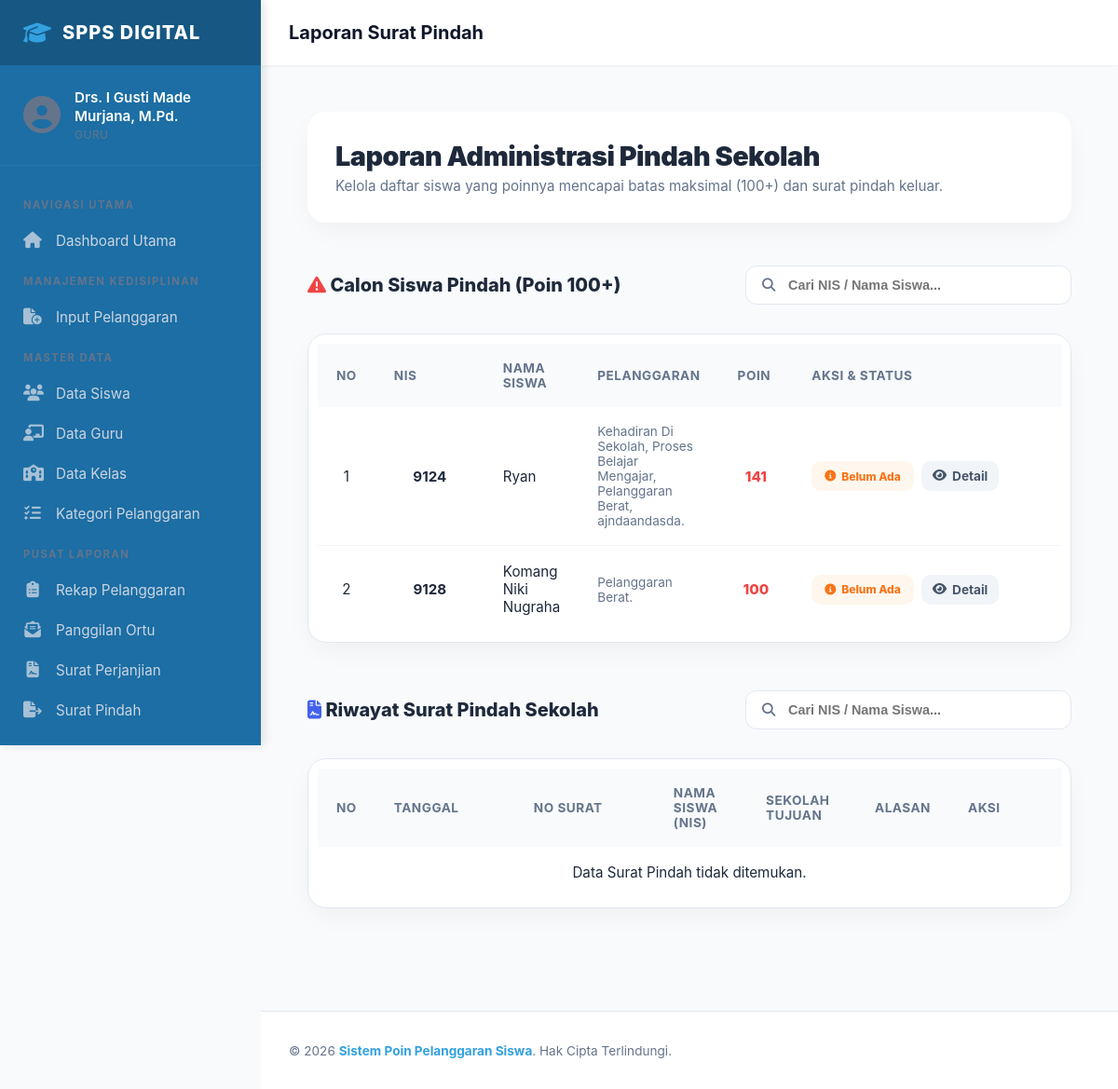
The page /pages/laporan/list_pindah.php (signed in) on the database its author committed.
### tables this page shows
CREATE TABLE `siswa` (
  `nis` int(5) NOT NULL,
  `nama_siswa` varchar(50) DEFAULT NULL,
  `jenis_kelamin` enum('Laki - Laki','Perempuan') DEFAULT NULL,
  `alamat` varchar(100) DEFAULT NULL,
  `password` varchar(70) DEFAULT NULL,
  `status` enum('aktif','tidak_aktif','lulus','pindah') DEFAULT NULL,
  `id_ortu_wali` int(5) DEFAULT NULL,
  `id_kelas` int(3) DEFAULT NULL
);

### pages/laporan/list_pindah.php (the view, shortened to what this page needs)
<?php
include ROOTPATH . "/config/config.php";
include ROOTPATH . "/includes/header.php";
function tampilkanJenisPelanggaran($conn, $nis_siswa) {
    $query = mysqli_query($conn,
        "SELECT DISTINCT jenis FROM pelanggaran_siswa JOIN jenis_pelanggaran USING(id_jenis_pelanggaran) WHERE nis = '$nis_siswa'"
    );
    $daftar = [];
    while ($baris = mysqli_fetch_assoc($query)) {
        $daftar[] = htmlspecialchars($baris['jenis']);
    }
    if (!empty($daftar)) {
        echo implode(', ', $daftar) . '.';
    }
}
$keyword_calon = isset($_GET['cari_daftar_siswa']) ? mysqli_real_escape_string($conn, $_GET['cari_daftar_siswa']) : '';
$sql_calon = "
    SELECT main.*, sub.total_poin
    FROM (
        SELECT siswa.*, sk.tanggal_pembuatan_surat AS tanggal_surat, sp.status AS status_dokumen, sp.foto_dokumen, sk.id_surat_pindah
        FROM siswa
        JOIN pelanggaran_siswa USING(nis)
        LEFT JOIN surat_keluar sk ON siswa.nis = sk.nis AND sk.jenis_surat = 'Pindah Sekolah'
        LEFT JOIN surat_pindah sp USING(id_surat_pindah)
        WHERE siswa.status = 'aktif'
          AND (siswa.nama_siswa LIKE '%$keyword_calon%' OR siswa.nis LIKE '%$keyword_calon%')
        GROUP BY siswa.nis, sk.id_surat_pindah, sk.tanggal_pembuatan_surat, sp.status, sp.foto_dokumen
        ORDER BY siswa.nis, sk.tanggal_pembuatan_surat DESC
    ) main
    JOIN (
        SELECT nis, SUM(poin) AS total_poin FROM pelanggaran_siswa JOIN jenis_pelanggaran USING(id_jenis_pelanggaran) GROUP BY nis
    ) sub USING(nis)
    WHERE sub.total_poin >= 100
";
$hasil_calon = mysqli_query($conn, $sql_calon);
$keyword_surat = isset($_GET['cari']) ? mysqli_real_escape_string($conn, $_GET['cari']) : '';
$result_surat_pindah = mysqli_query($conn,
    "SELECT * FROM surat_keluar JOIN siswa USING(nis) JOIN surat_pindah USING(id_surat_pindah)
     WHERE jenis_surat = 'Pindah Sekolah'
     AND (nama_siswa LIKE '%$keyword_surat%' OR nis LIKE '%$keyword_surat%')
     ORDER BY tanggal_pembuatan_surat DESC"
);
?>
<link rel="stylesheet" href="/poin_pelanggaran_siswa/css/pages/laporan/list_pindah.css">
<div class="list-pindah-wrapper animate-fade-in">
    <header class="page-header-premium">
        <div class="header-info">
            <h2>Laporan Administrasi Pindah Sekolah</h2>
            <p>Kelola daftar siswa yang poinnya mencapai batas maksimal (100+) dan surat pindah keluar.</p>
        </div>
    </header>
    <div class="section-header">
        <h3><i class="fas fa-exclamation-triangle" style="color: #ef4444;"></i> Calon Siswa Pindah (Poin 100+)</h3>
        <form action="" method="get" class="search-container">
            <i class="fas fa-search"></i>
            <input type="text" name="cari_daftar_siswa" value="<?= htmlspecialchars($keyword_calon) ?>" placeholder="Cari NIS / Nama Siswa..." autocomplete="off">
        </form>
    </div>
    <div class="table-card">
        <table class="modern-table">
            <thead>
                <tr>
                    <th width="50">No</th>
                    <th width="120">NIS</th>
                    <th>Nama Siswa</th>
                    <th>Pelanggaran</th>
                    <th width="80">Poin</th>
                    <th width="300">Aksi & Status</th>
                </tr>
            </thead>
            <tbody>
                <?php
                $no = 1;
                if (mysqli_num_rows($hasil_calon) == 0) {
                    echo "<tr><td colspan='6' align='center'>Tidak ada siswa dengan poin 100+ saat ini.</td></tr>";
                } else {
                    while ($data_siswa = mysqli_fetch_assoc($hasil_calon)) {
                        $status_class = ($data_siswa['status_dokumen'] == "Selesai") ? "status-success" : (($data_siswa['status_dokumen'] == "Masih Proses") ? "status-progress" : "status-pending");
                        $status_label = ($data_siswa['status_dokumen'] == "Selesai") ? "Selesai" : (($data_siswa['status_dokumen'] == "Masih Proses") ? "Masih Proses" : "Belum Ada");
                        $status_icon = ($data_siswa['status_dokumen'] == "Selesai") ? "fa-check-circle" : (($data_siswa['status_dokumen'] == "Masih Proses") ? "fa-clock" : "fa-info-circle");
                ?>
                <tr>
                    <td align="center"><?= $no++ ?></td>
                    <td align="center"><strong><?= htmlspecialchars($data_siswa['nis']) ?></strong></td>
                    <td><?= htmlspecialchars($data_siswa['nama_siswa']) ?></td>
                    <td style="font-size: 0.85rem; color: #64748b;"><?php tampilkanJenisPelanggaran($conn, $data_siswa['nis']); ?></td>
                    <td align="center"><span style="color: #ef4444; font-weight: 800;"><?= $data_siswa['total_poin'] ?></span></td>
                    <td>
                        <div class="btn-action-group">
                            <span class="status-badge <?= $status_class ?>"><i class="fas <?= $status_icon ?>"></i> <?= $status_label ?></span>
                            <?php if ($data_siswa['status_dokumen'] == NULL) { ?>
                                <a href="/poin_pelanggaran_siswa/pages/laporan/detail_pelanggaran.php?nis=<?= $data_siswa['nis'] ?>&from=list_pindah.php" class="btn-action btn-detail"><i class="fas fa-eye"></i> Detail</a>
                            <?php } elseif ($data_siswa['status_dokumen'] == "Selesai") { ?>
                                <a href="/poin_pelanggaran_siswa/assets/images/<?= htmlspecialchars($data_siswa['foto_dokumen']) ?>" target="_blank" class="btn-action btn-view"><i class="fas fa-image"></i> Lihat Dokumen</a>
                            <?php } ?>
                        </div>
                    </td>
                </tr>
                <?php } } ?>
            </tbody>
        </table>
    </div>
    <div class="section-header">
        <h3><i class="fas fa-file-contract" style="color: var(--primary);"></i> Riwayat Surat Pindah Sekolah</h3>
        <form action="" method="get" class="search-container">
            <i class="fas fa-search"></i>
            <input type="text" name="cari" value="<?= htmlspecialchars($keyword_surat) ?>" placeholder="Cari NIS / Nama Siswa..." autocomplete="off">
        </form>
    </div>
    <div class="table-card">
        <table class="modern-table">
            <thead>
                <tr>
                    <th width="50">No</th>
                    <th width="150">Tanggal</th>
                    <th width="150">No Surat</th>
                    <th>Nama Siswa (NIS)</th>
                    <th>Sekolah Tujuan</th>
                    <th>Alasan</th>
                    <th width="120">Aksi</th>
                </tr>
            </thead>
            <tbody>
                <?php
                $no = 1;
                if (mysqli_num_rows($result_surat_pindah) == 0) {
                    echo "<tr><td colspan='7' align='center'>Data Surat Pindah tidak ditemukan.</td></tr>";
                } else {
                    while ($row = mysqli_fetch_assoc($result_surat_pindah)) {
                ?>
                <tr>
                    <td align="center"><?= $no++ ?></td>
                    <td><i class="far fa-calendar-alt" style="color:var(--text-muted); margin-right:5px;"></i> <?= formatTanggalIndo($row['tanggal_pembuatan_surat']) ?></td>
                    <td><span class="status-badge status-progress"><?= htmlspecialchars($row['no_surat']) ?></span></td>
                    <td>
                        <div style="font-weight: 800; color:var(--text-main);"><?= htmlspecialchars($row['nama_siswa']) ?></div>
                        <div style="font-size: 0.8rem; color:var(--text-muted);">NIS: <?= htmlspecialchars($row['nis']) ?></div>
                    </td>
                    <td><?= htmlspecialchars($row['sekolah_tujuan']) ?></td>
                    <td><span style="font-style: italic; color: var(--text-muted);"><?= htmlspecialchars($row['alasan_pindah']) ?></span></td>
                    <td>
                        <?php if (trim(strtolower($_SESSION['role'])) !== 'guru'): ?>
                            <a href="/poin_pelanggaran_siswa/pages/cetak/surat_pindah_sekolah.php?no_surat=<?=$row['no_surat']?>" class="btn-action btn-print">
                                <i class="fas fa-print"></i> Cetak
                            </a>
                        <?php endif; ?>
                    </td>
                </tr>
                <?php } } ?>
            </tbody>
        </table>
    </div>
</div>
<div style="height: 40px;"></div>
<?php
include "../../includes/footer.php";
?>

### css/components/header.css (style rules this page uses)
* { box-sizing: border-box; }
:root { --sidebar-width: 280px; --primary-color: #33A1E0; --sidebar-bg: #1C6EA4; --sidebar-hover: #144E75; --text-muted: #94a3b8; --topbar-height: 70px; }
body { margin: 0; padding: 0; font-family: 'Inter', system-ui, -apple-system, sans-serif; background-color: #f8fafc; }
.sidebar-layout { display: flex; }

### css/pages/laporan/list_pindah.css (style rules this page uses)
:root { --primary: #4361ee; --primary-light: #4895ef; --secondary: #3f37c9; --success: #10b981; --warning: #f59e0b; --danger: #ef4444; --info: #3b82f6; --bg-main: #f8f9fe; --border-soft: #e2e8f0; --text-main: #1e293b; --text-muted: #64748b; --shadow-premium: 0 10px 30px -5px rgba(0, 0, 0, 0.05); }
.list-pindah-wrapper { max-width: 1200px; margin: 20px auto; padding: 0 20px; }
.page-header-premium { display: flex; justify-content: space-between; align-items: center; margin-bottom: 35px; background: white; padding: 30px; border-radius: 20px; box-shadow: var(--shadow-premium); }
.header-info h2 { font-size: 1.8rem; font-weight: 900; margin: 0; color: var(--text-main); letter-spacing: -0.5px; }
.header-info p { margin: 5px 0 0 0; color: var(--text-muted); font-size: 0.95rem; }
.section-header { display: flex; justify-content: space-between; align-items: center; margin-bottom: 20px; }
.section-header h3 { font-size: 1.25rem; font-weight: 800; color: var(--text-main); }
.search-container { position: relative; max-width: 350px; width: 100%; }
.search-container input { width: 100%; padding: 12px 15px 12px 45px; border-radius: 12px; border: 1.5px solid var(--border-soft); background: white; font-size: 0.9rem; font-weight: 600; transition: all 0.3s; }
.search-container i { position: absolute; left: 18px; top: 50%; transform: translateY(-50%); color: var(--text-muted); font-size: 0.9rem; }
.table-card { background: white; border-radius: 20px; padding: 10px; box-shadow: var(--shadow-premium); margin-bottom: 40px; border: 1px solid var(--border-soft); overflow: hidden; }
.modern-table { width: 100%; border-collapse: separate; border-spacing: 0; }
.modern-table th { background: #f8fafc; padding: 18px 20px; text-align: left; font-size: 0.85rem; font-weight: 700; text-transform: uppercase; color: var(--text-muted); letter-spacing: 0.5px; }
.modern-table td { padding: 18px 20px; font-size: 0.95rem; color: var(--text-main); border-bottom: 1px solid #f1f5f9; }
.modern-table tr:last-child td { border-bottom: none; }
.status-badge { padding: 6px 14px; border-radius: 10px; font-size: 0.75rem; font-weight: 800; display: inline-flex; align-items: center; gap: 6px; }
.status-pending { background: #fff7ed; color: #f97316; }
.btn-action-group { display: flex; gap: 8px; flex-wrap: wrap; }
.btn-action { padding: 8px 12px; border-radius: 10px; text-decoration: none; font-size: 0.85rem; font-weight: 700; transition: all 0.2s; border: none; cursor: pointer; display: flex; align-items: center; gap: 6px; }
.btn-detail { background: #f1f5f9; color: #475569; }
.animate-fade-in { animation: fadeIn 0.8s ease-out forwards; }

### rows shown on the page
siswa: nis "9124", nama_siswa "Ryan", daftar "Kehadiran Di Sekolah, Proses Belajar Mengajar, Pelanggaran Berat, ajndaandasda", total_poin "141", status_label "Belum Ada"
siswa: nis "9128", nama_siswa "Komang Niki Nugraha", daftar "Pelanggaran Berat", total_poin "100", status_label "Belum Ada"

### other values the page prints
$_SESSION['nama'] "Drs. I Gusti Made Murjana, M.Pd."
$_SESSION['role'] "GURU"
$page_title "Laporan Surat Pindah"
